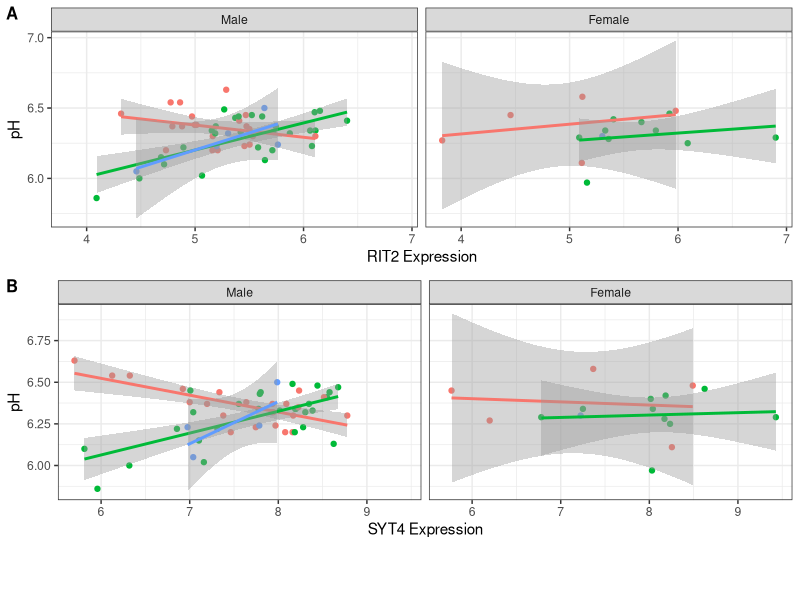

The R script that drew this image:
library(here)
library(tidyr)
library(dplyr)
library(ggplot2)
library(cowplot)

#load data, BrainEac csv data file "BrainEac_allRegions_data.csv" from Data folder:
BE_allRegions <- read.csv(here("Data","BrainEac_allRegions_data.csv"), header = T)

##Section: Sex-specific signals

#Function for three way interaction between gene expression, genotype, and gender
interaction_SexGeneSNP <- function(gene) {
  lm_all <- lm(as.formula(paste("ph ~ rs12456492*sex*",  gene,paste("+ PMI + RIN + age +sex"))), filter(BE_allRegions,region=="substantia nigra" & !phOutlier))  
  sum_mod <- summary(lm_all)
  confid_inter <- confint(lm_all, level=0.95)
  print(gene )
  print(sum_mod)
  print(confid_inter)
}

#run interaction_SexGeneSNP function for each gene
interaction_SexGeneSNP(gene = "rit2") 
interaction_SexGeneSNP(gene = "syt4") 

#function for SNP gene expression interaction, stratify based on gender
gender_GeneSNP_interaction <- function(gene) {
  male <- lm(as.formula(paste("ph ~ rs12456492*",  gene,paste("+ PMI + RIN + age"))), filter(BE_allRegions,region=="substantia nigra", !phOutlier,sex==0))
  sum_mod_male <- summary(male)
  confid_inter_male <- confint(male, level=0.95)
  print(paste0("Male: ", gene ))
  print(sum_mod_male)
  print(confid_inter_male)
  female <- lm(as.formula(paste("ph ~ rs12456492*",  gene,paste("+ PMI + RIN + age"))), filter(BE_allRegions,region=="substantia nigra", !phOutlier,sex==1))
  sum_mod_female <- summary(female)
  confid_inter_female <- confint(female, level=0.95)
  print(paste0("Female: ", gene ))
  print(sum_mod_female)
  print(confid_inter_female)
}

#run gender_GeneSNP_interaction function for each gene
gender_GeneSNP_interaction(gene = "rit2") 
gender_GeneSNP_interaction(gene = "syt4") 


#Figure 4: Scatter plot of pH and gene expression grouped by risk SNP genotype and stratified sex for RIT2 and SYT4 

RIT2_MF<- ggplot(filter(BE_allRegions,region=="substantia nigra", !phOutlier), aes(x = rit2, y = ph, group= rs12456492Named,color=rs12456492Named)) +
  geom_point() + 
  facet_wrap( ~ sex, labeller= labeller(sex=c("0" = "Male", "1" = "Female"))) +
  geom_smooth(method= "lm") + 
  theme_bw() + 
  xlab("RIT2 Expression") + ylab("pH") + scale_colour_discrete(name = "rs12456492") 

SYT4_MF <- ggplot(filter(BE_allRegions,region=="substantia nigra", !phOutlier), aes(x = syt4, y = ph, group= rs12456492Named,color=rs12456492Named)) +
  geom_point() + 
  facet_wrap( ~ sex, labeller= labeller(sex=c("0" = "Male", "1" = "Female"))) +
  geom_smooth(method= "lm") + 
  theme_bw() + 
  xlab("SYT4 Expression") + ylab("pH") + scale_colour_discrete(name = "rs12456492") 

#add RIT2 and SYT4 plot side by side 
RIT2_SYT4_pH_Genderplot <- plot_grid(RIT2_MF + theme(legend.position = "none") , SYT4_MF +theme(legend.position = "none"), labels = c('A', 'B'), label_size = 12, nrow=2)

#add legend 
Figure4 <- plot_grid(RIT2_SYT4_pH_Genderplot, get_legend(SYT4_MF + theme(legend.position="bottom")), ncol=1, rel_heights = c(0.5, 0.05))

ggsave(Figure4, filename = here('Figures','Figure 4 Gender RIT2 and SYT4 gene expression vs pH in SN.pdf'), dpi=300)


##NOTE: Above analysis can also be run with GTEx data